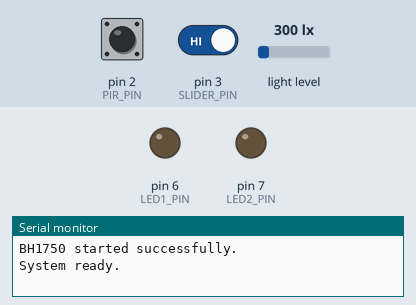
Simulated run of this sketch. Board: Arduino Uno, built with avr-gcc and run on an emulated ATmega328P. Parts: output pins drawn as LEDs (lit = HIGH), the last lines printed to the serial monitor. The test bench sets the inputs (shaded band); at power-on: pin 3 (SLIDER_PIN) HIGH, pin 2 (PIR_PIN) HIGH, light level 300 lx.

Above: at 1.2 s.
1.3 s: pin 3 (SLIDER_PIN) driven LOW
At 2.5 s:
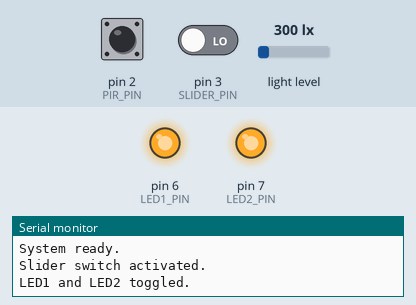
2.8 s: pin 2 (PIR_PIN) pulsed LOW 2 times (0.12 s each, 0.3 s apart)
Timing chart, 0 to 5.8 s (numbered marks = the images above; inputs shaded):
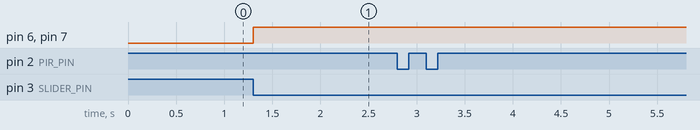

The sketch:

Task4.1Interrupts.ino
```cpp
#include <Wire.h>
#include <BH1750.h>

BH1750 lightMeter;

// Pins
const int PIR_PIN = 2;
const int SLIDER_PIN = 3;

const int LED1_PIN = 6;
const int LED2_PIN = 7;

// Dark-light threshold
const float DARK_THRESHOLD = 20.0;

// Interrupt flags
volatile bool motionDetected = false;
volatile bool sliderPressed = false;

// PIR interrupt
void motionISR() {
  motionDetected = true;
}

// Slider interrupt
void sliderISR() {
  sliderPressed = true;
}

void setup() {

  Serial.begin(9600);

  // Inputs
  pinMode(PIR_PIN, INPUT);
  pinMode(SLIDER_PIN, INPUT_PULLUP);

  // LEDs
  pinMode(LED1_PIN, OUTPUT);
  pinMode(LED2_PIN, OUTPUT);

  digitalWrite(LED1_PIN, LOW);
  digitalWrite(LED2_PIN, LOW);

  // Start BH1750
  Wire.begin();

  if (lightMeter.begin()) {
    Serial.println("BH1750 started successfully.");
  }
  else {
    Serial.println("BH1750 error.");
  }

  // Attach interrupts
  attachInterrupt(
    digitalPinToInterrupt(PIR_PIN),
    motionISR,
    RISING
  );

  attachInterrupt(
    digitalPinToInterrupt(SLIDER_PIN),
    sliderISR,
    FALLING
  );

  Serial.println("System ready.");
}

void loop() {

  // PIR MOTION INTERRUPT

  if (motionDetected) {

    motionDetected = false;

    float lux = lightMeter.readLightLevel();

    Serial.print("Motion detected. Light level: ");
    Serial.print(lux);
    Serial.println(" lux");

    if (lux < DARK_THRESHOLD) {

      digitalWrite(LED1_PIN, HIGH);
      digitalWrite(LED2_PIN, HIGH);

      Serial.println("It is dark.");
      Serial.println("Porch and hallway lights ON.");

    }
    else {

      Serial.println("It is bright.");
      Serial.println("Lights state unchanged.");
    }
  }


  // SLIDER INTERRUPT

  if (sliderPressed) {

    sliderPressed = false;

    // Toggle both LEDs
    digitalWrite(
      LED1_PIN,
      !digitalRead(LED1_PIN)
    );

    digitalWrite(
      LED2_PIN,
      !digitalRead(LED2_PIN)
    );

    Serial.println("Slider switch activated.");
    Serial.println("LED1 and LED2 toggled.");
  }
}
```

Measured:
- after the input at 1.3 s, pin 6 (LED1_PIN), pin 7 (LED2_PIN): LOW → HIGH at once
